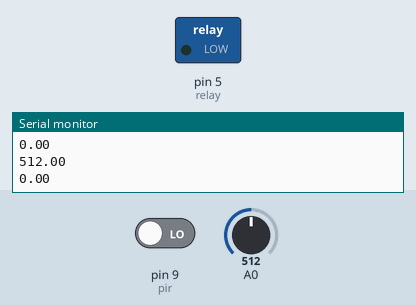
The sketch below on a simulated Arduino Uno, built with avr-gcc and run on an emulated ATmega328P. Parts: switched loads named in the sketch (green lamp = pin HIGH), the last lines printed to the serial monitor. The test bench sets the inputs (shaded band); at power-on: pin 9 (pir) LOW, A0 = 512.

Above: at 1.2 s.
1.3 s: pin 9 (pir) driven HIGH
At 2.7 s:
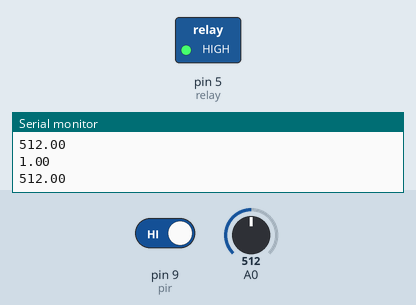
Timing chart, 0 to 4.3 s (numbered marks = the images above; inputs shaded):
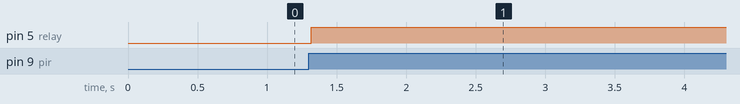

The sketch:

Assignment_1_-Coding.ino
```cpp
float a,b ;
int pir=9;
int relay=5;
void setup ()

{

  pinMode( pir, INPUT);

  pinMode( relay, OUTPUT);

  pinMode( A0, INPUT);

  Serial.begin(9600);

}

void loop ()

{

  a= digitalRead(pir);

  b= analogRead(A0);

  Serial.println(a);

  Serial.println(b);

  if ( (a>0) && (b<550))

  {

    digitalWrite(relay, HIGH);

    delay (5000);

  }

  else

    digitalWrite(5, 0);


}
```

Measured:
- after the input at 1.3 s, pin 5 (relay): LOW → HIGH at once
